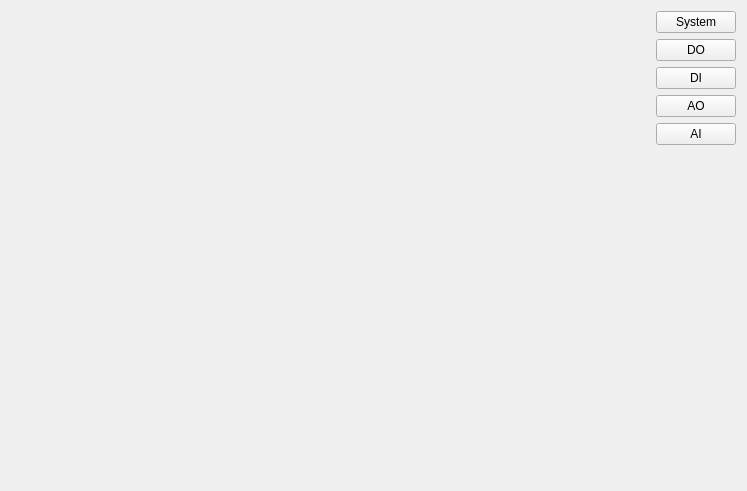
<?xml version="1.0" encoding="UTF-8"?>
<ui version="4.0">
 <class>FormIO</class>
 <widget class="QWidget" name="FormIO">
  <property name="geometry">
   <rect>
    <x>0</x>
    <y>0</y>
    <width>747</width>
    <height>491</height>
   </rect>
  </property>
  <property name="windowTitle">
   <string>Form</string>
  </property>
  <layout class="QGridLayout" name="gridLayout">
   <item row="0" column="0">
    <widget class="QStackedWidget" name="stackedWidget">
     <property name="currentIndex">
      <number>3</number>
     </property>
     <widget class="QWidget" name="pageSystem"/>
     <widget class="FormDO" name="pageDO"/>
     <widget class="FormDI" name="pageDI"/>
     <widget class="FormAO" name="pageAO"/>
     <widget class="FormAI" name="pageAI"/>
    </widget>
   </item>
   <item row="0" column="1">
    <layout class="QVBoxLayout" name="verticalLayout">
     <item>
      <widget class="QPushButton" name="btnSystem">
       <property name="text">
        <string>System</string>
       </property>
      </widget>
     </item>
     <item>
      <widget class="QPushButton" name="btnDO">
       <property name="text">
        <string>DO</string>
       </property>
      </widget>
     </item>
     <item>
      <widget class="QPushButton" name="btnDI">
       <property name="text">
        <string>DI</string>
       </property>
      </widget>
     </item>
     <item>
      <widget class="QPushButton" name="btnAO">
       <property name="text">
        <string>AO</string>
       </property>
      </widget>
     </item>
     <item>
      <widget class="QPushButton" name="btnAI">
       <property name="text">
        <string>AI</string>
       </property>
      </widget>
     </item>
     <item>
      <spacer name="verticalSpacer">
       <property name="orientation">
        <enum>Qt::Vertical</enum>
       </property>
       <property name="sizeHint" stdset="0">
        <size>
         <width>20</width>
         <height>40</height>
        </size>
       </property>
      </spacer>
     </item>
    </layout>
   </item>
  </layout>
 </widget>
 <customwidgets>
  <customwidget>
   <class>FormDO</class>
   <extends>QWidget</extends>
   <header>formdo.h</header>
   <container>1</container>
  </customwidget>
  <customwidget>
   <class>FormDI</class>
   <extends>QWidget</extends>
   <header>formdi.h</header>
   <container>1</container>
  </customwidget>
  <customwidget>
   <class>FormAI</class>
   <extends>QWidget</extends>
   <header>formai.h</header>
   <container>1</container>
  </customwidget>
  <customwidget>
   <class>FormAO</class>
   <extends>QWidget</extends>
   <header>formao.h</header>
   <container>1</container>
  </customwidget>
 </customwidgets>
 <resources/>
 <connections/>
</ui>
